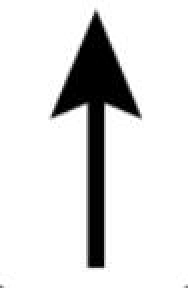
#> input picture jt.jpg, 94 x 144 px (shown 2 times larger)
$ python testfind.py
#> lines starting #> are read from the running program, lines starting #| are printed output that depends on the picture; after the words box and inside, x2 and y2 are one past the last pixel; in counts of white or black regions, pixels touching at a corner belong together
import cv2
import numpy as np
import math

img =cv2.imread("jt.jpg")
#> img is the input picture: shape (144, 94, 3); min 0, max 255, mean 222.1

def preprocess(img):
    img_gray = cv2.cvtColor(img, cv2.COLOR_BGR2GRAY)           #进行高斯滤波
    img_blur = cv2.GaussianBlur(img_gray, (5, 5), 1)           #二值化，使得图片更加清晰没有中间模糊的像素点
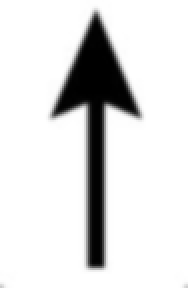
#> img_blur: shape (144, 94) (shown 2 times larger); min 0, max 255, mean 222.1
    ret,img_thr = cv2.threshold(img_blur,70,255,cv2.THRESH_BINARY)
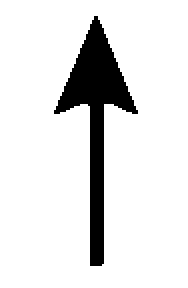
#> img_thr: shape (144, 94) (shown 2 times larger); 88.8% white; 1 black region, box (x1, y1, x2, y2) and area: (27, 8, 69, 133) 1513
    img_canny = cv2.Canny(img_thr, 50, 50)##边缘检测
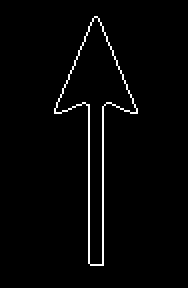
#> img_canny: shape (144, 94) (shown 2 times larger); 2.2% white in thin lines or dots, all inside (x1, y1, x2, y2) = (27, 8, 69, 133)
    kernel = np.ones((3, 3),np.uint8)
    img_dilate = cv2.dilate(img_canny, kernel, iterations =2)#边缘膨胀膨胀
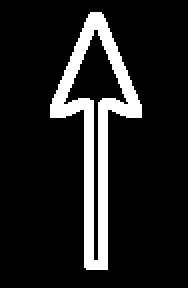
#> img_dilate: shape (144, 94) (shown 2 times larger); 12.4% white; 1 white region, box (x1, y1, x2, y2) and area: (25, 6, 71, 135) 1680
    img_erode = cv2.erode(img_dilate, kernel, iterations =1)#边缘腐蚀腐蚀
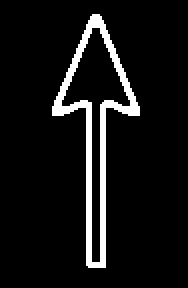
#> img_erode: shape (144, 94) (shown 2 times larger); 7.4% white; 1 white region
    return img_erode
##寻找箭头顶点和底点用于计算方向
def find_tip(points, convex_hull):
    length = len(points)
    indices = np.setdiff1d(range(length), convex_hull)#寻找箭头内凹的两个点的索引
    for i in range(2):
        j = indices[i] + 2
        if j > length - 1:
            j = length -j
        p = j + 2
        if p > length - 1:
            p = length -p
        if np.all(points[j] == points[indices[i-1]-2]):
            return tuple([points[j],points[p]])
'''将箭头顶点坐标旋转45度，通过旋转坐标，可以通过判断在坐标轴的哪个象限就可以知道箭头方向了'''
def rotate(angle,xy):
    rotatex = math.cos(angle)*xy[0] -math.sin(angle)*xy[1]
    rotatey = math.cos(angle)*xy[0] + math.sin(angle)*xy[1]
    return(tuple([rotatex,rotatey]))

contours, hierarchy = cv2.findContours(preprocess(img), cv2.RETR_LIST, cv2.CHAIN_APPROX_NONE)
#> contours = 2 contours; box (x1, y1, x2, y2) and area: (26, 7, 70, 134) 1858, (30, 13, 66, 132) 1138

for cnt in contours:
    peri = cv2.arcLength(cnt, True)##获取周长
    approx = cv2.approxPolyDP(cnt, 0.025 * peri, True)#获取端点，会返回轮廓的多边形端点值
    hull = cv2.convexHull(approx, returnPoints=False)#获取凸包,返回凸包角点的索引，注意本项目是针对端点多边形获取凸包，所以如果是箭头，则箭头里面的两个端点会被忽略
    print(hull)
    sides = len(hull)            #判断箭头的依据是图像的端点个数比凸包少2个点即可

    if 6 > sides > 3 and sides + 2 == len(approx):     #if 5 > sides > 3 and sides == len(approx):
        arrow_tip = find_tip(approx[:,0,:], hull.squeeze())


        if arrow_tip:
            arrow_dir = np.array(arrow_tip[0]) - np.array(arrow_tip[1])
            arrow_rotate= rotate(math.pi/4,arrow_dir)

            if arrow_rotate[0] > 0:
                if arrow_rotate[1] > 0:
                    print("箭头向右")
                else:
                    print("箭头向上")
            else:
                if arrow_rotate[1] > 0:
                    print("箭头向下")
                else:
                    print("箭头向左")
#> this loop made 2 passes
#> (peri, hull, sides, length in find_tip, indices in find_tip, arrow_tip, arrow_dir, rotatex in rotate) on passes 1 to 2: (291.6, [0, 1, 3, 5], 4, 6, [2, 4], ([46, 13], [50, 52]), [-4, -39], 24.75), (324.1, [6, 4, 3, 1, 0], 5, 7, [2, 5], ([46, 7], [43, 54]), [3, -47], 35.36)
#| [[0]
#|  [1]
#|  [3]
#|  [5]]
#| 箭头向上
#| [[6]
#|  [4]
#|  [3]
#|  [1]
#|  [0]]
#> (further printed lines are left out)

print("箭头旋转角度为：", arrow_rotate[1]+arrow_rotate[0]-4.242640687119287)
#| 箭头旋转角度为： 0.0
